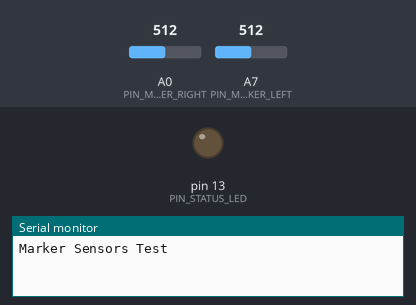
The program below on a simulated Arduino Nano, built with avr-gcc and run on an emulated ATmega328P. Shown: output pins drawn as LEDs (lit = HIGH), the last lines printed to the serial monitor. The inputs (shaded band) are chosen by the test bench; at power-on: A0 (PIN_MARKER_RIGHT) = 512, A7 (PIN_MARKER_LEFT) = 512.

Above: at 1.2 s.
1.3 s: A0 (PIN_MARKER_RIGHT) set to 170
At 2.1 s:
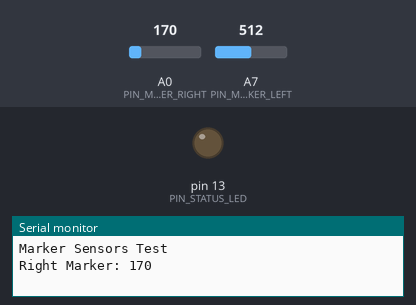
2.8 s: A7 (PIN_MARKER_LEFT) set to 170
At 4.1 s:
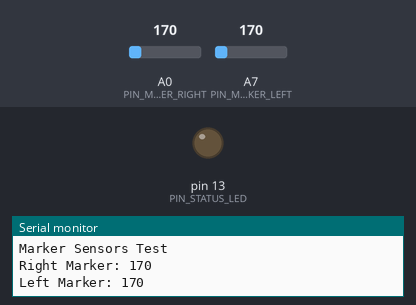
Timing chart, 0 to 5.8 s (numbered marks = the images above; inputs shaded):
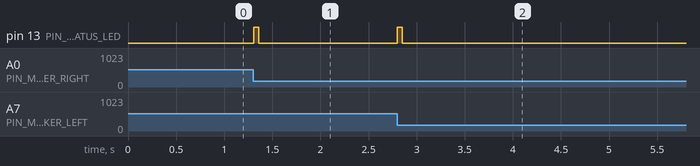

The program:

main.cpp
```cpp
/*
 * Marker Sensors Test
 * LED will blink when marker sensors detect a transition
 */
#include <Arduino.h>

const int PIN_STATUS_LED = 13;
const int PIN_MARKER_LEFT = A7;
const int PIN_MARKER_RIGHT = A0;
const int MARKER_THRESHOLD = 180;  // Adjust based on your markers

int lastLeftMarker = 0;
int lastRightMarker = 0;

void setup() {
    pinMode(PIN_STATUS_LED, OUTPUT);
    Serial.begin(9600);
    Serial.println("Marker Sensors Test");
}

void loop() {
    int leftMarker = analogRead(PIN_MARKER_LEFT);
    int rightMarker = analogRead(PIN_MARKER_RIGHT);

    // Check for transitions
    bool leftTransition = (leftMarker <= MARKER_THRESHOLD && lastLeftMarker > MARKER_THRESHOLD);
    bool rightTransition = (rightMarker <= MARKER_THRESHOLD && lastRightMarker > MARKER_THRESHOLD);

    if (leftTransition || rightTransition) {
        digitalWrite(PIN_STATUS_LED, HIGH);

        if (leftTransition) {
            Serial.print("Left Marker: ");
            Serial.println(leftMarker);
        }
        if (rightTransition) {
            Serial.print("Right Marker: ");
            Serial.println(rightMarker);
        }

        delay(50);
        digitalWrite(PIN_STATUS_LED, LOW);
    }

    lastLeftMarker = leftMarker;
    lastRightMarker = rightMarker;

    delay(10);
}
```

Measured:
- after the input at 1.3 s, pin 13 (PIN_STATUS_LED): LOW → HIGH at once, → LOW 0.05 s later
- after the input at 2.8 s, pin 13 (PIN_STATUS_LED): LOW → HIGH at once, → LOW 0.05 s later
